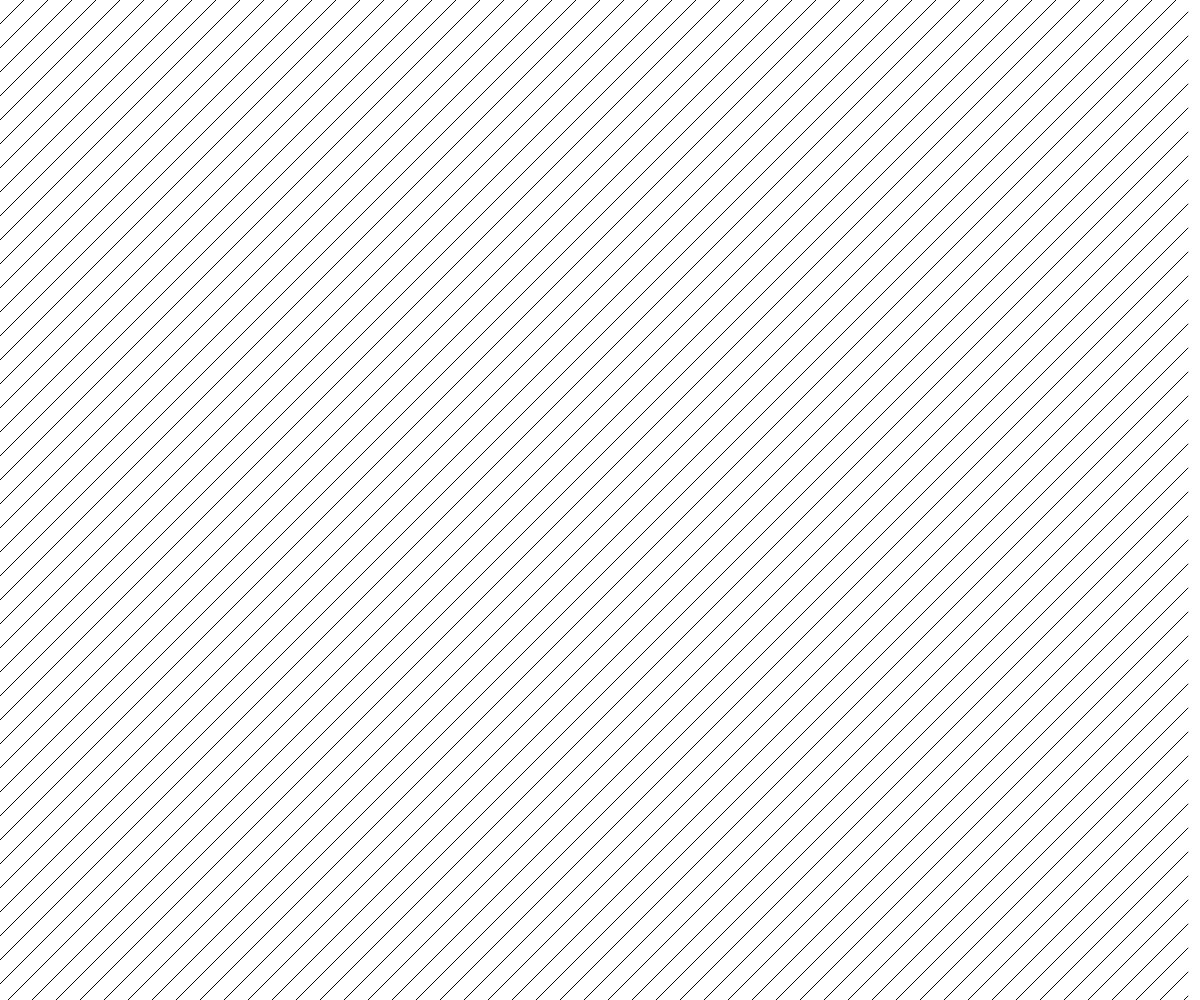
Frame 1 (no input)
Frame 60 (no input): identical to frame 1, image omitted
Frame 120 (the mouse pressed at the canvas centre since frame 60): identical to frame 1, image omitted

The p5.js sketch that drew this single still picture (run headless with seeded random() and noise() and a simulated clock; from frame 60 on, the mouse is pressed at the canvas centre):

// p5.js sketch
// ── sketch.js
// Generative Art
// Mar 3, 2023
// Extra for Experts:
// - describe what you did to take this project "above and beyond"


function setup() {
  createCanvas(windowWidth, windowHeight);
  background("white");
  // diagnoalLine(width/2, height/2, 200);
  lotsOfLines(50, 50)
}

function draw() {

}

function lotsOfLines(cols, rows){
  for (let x = 0; x < cols; x++){
    for (let y = 0; y < rows; y++){
      let spaceAmount = width/cols;
      diagnoalLine(x*spaceAmount, y*spaceAmount, spaceAmount);
    }
  }

}

function diagnoalLine(x, y, spacing){
  if (random(100) > 50){
    // positive slope
    line(x - spacing/2, y + spacing/2, x + spacing/2, y - spacing/2);
  }
  else{
    //negative slope
    line(x - spacing/2, y + spacing/2, x + spacing/2, y - spacing/2 );
  }
}
